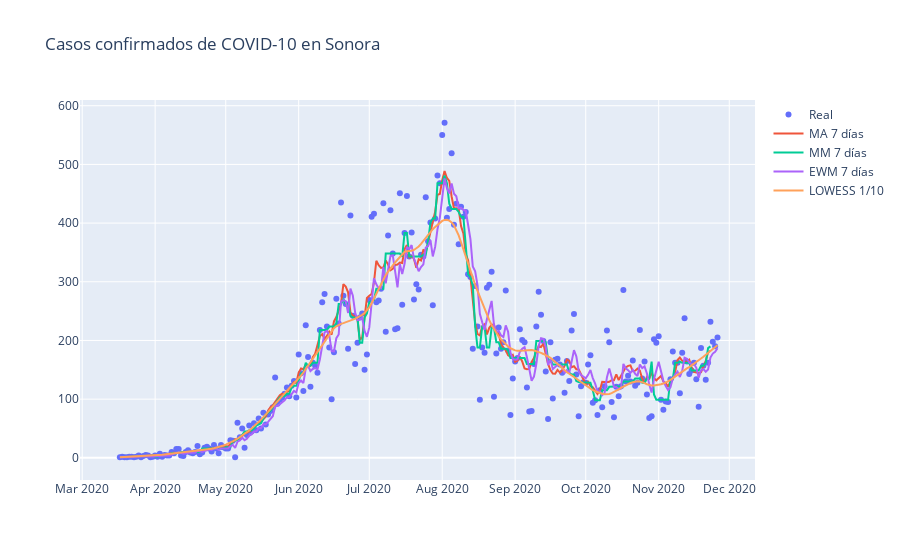

Notebook cell for this chart:
### Code cell
fig = go.Figure(
).add_scatter(
    x=confirmados.index,
    y=confirmados["CASOS"],
    mode='markers',
    name="Real"
).add_scatter(
    x=confirmados.index,
    y=confirmados["ma 7"],
    hovertemplate="%{y:.1f}",
    name="MA 7 días"
).add_scatter(
    x=confirmados.index,    
    y=confirmados["mm 7"],
    hovertemplate="%{y:.1f}",
    name="MM 7 días"
).add_scatter(
    x=confirmados.index,
    y=confirmados["ewm 7"],
    hovertemplate="%{y:.1f}",
    name="EWM 7 días"
).add_scatter(
    x=confirmados.index[1:],
    y=l2[:,1],
    hovertemplate="%{y:.1f}",
    name="LOWESS 1/10"
).update_layout(
    title='Casos confirmados de COVID-10 en Sonora',
    hovermode="x"
).show()

### Figure 1 — Plotly figure (JSON) as saved in the notebook; plotly's stock layout.template omitted (floating-point values rounded to 4 significant figures; data arrays with more than 128 entries replaced by an {"elided": "..."} marker saying what was removed)
{"data": [{"mode": "markers", "name": "Real", "type": "scatter", "x": {"elided": "256 str values"}, "y": {"elided": "256 int values"}}, {"hovertemplate": "%{y:.1f}", "name": "MA 7 días", "type": "scatter", "x": {"elided": "256 str values"}, "y": {"elided": "256 float values"}}, {"hovertemplate": "%{y:.1f}", "name": "MM 7 días", "type": "scatter", "x": {"elided": "256 str values"}, "y": {"elided": "256 int values"}}, {"hovertemplate": "%{y:.1f}", "name": "EWM 7 días", "type": "scatter", "x": {"elided": "256 str values"}, "y": {"elided": "256 float values"}}, {"hovertemplate": "%{y:.1f}", "name": "LOWESS 1/10", "type": "scatter", "x": {"elided": "255 str values"}, "y": {"elided": "255 float values"}}], "layout": {"hovermode": "x", "title": {"text": "Casos confirmados de COVID-10 en Sonora"}}}
